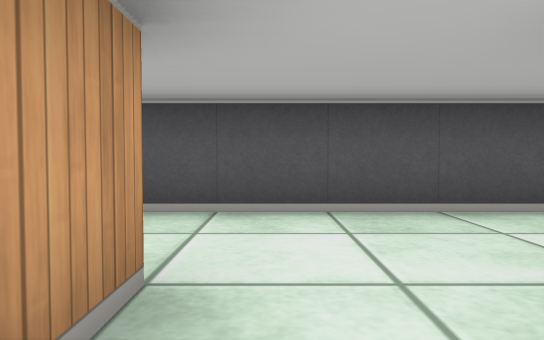
view 1 (above)

16 first-person views from a walk through a cub3D maze. The camera is about half as high as the walls, tilts 2° down and sees 70° across. The floor is counted in squares. Each view is taken from the middle of a square. On the plan, view 1 faces up. The plan holds only what a view shows up to about 9 squares ahead; the rest is blank.

view 2
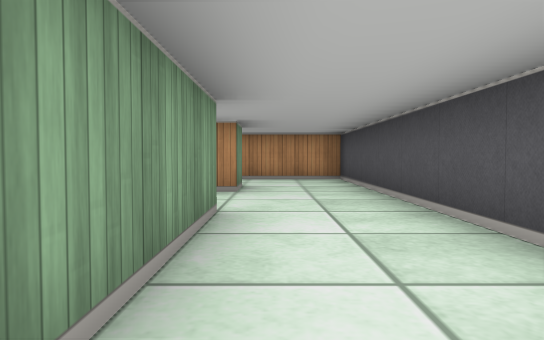

view 3
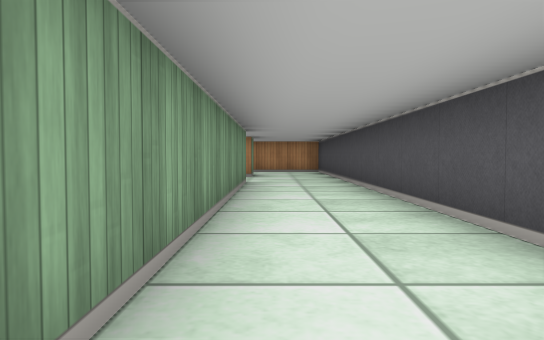

view 4
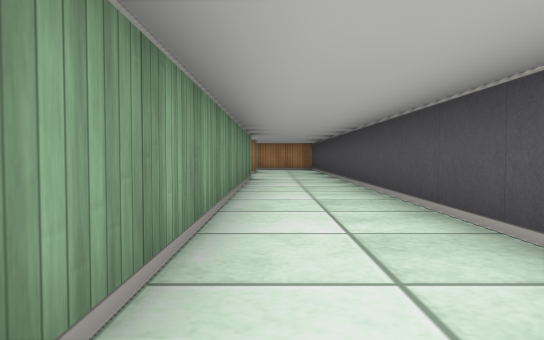

view 5
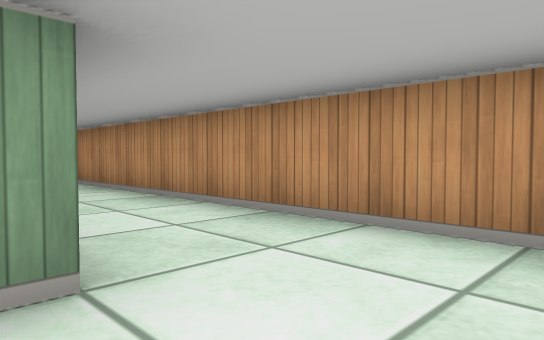

view 6
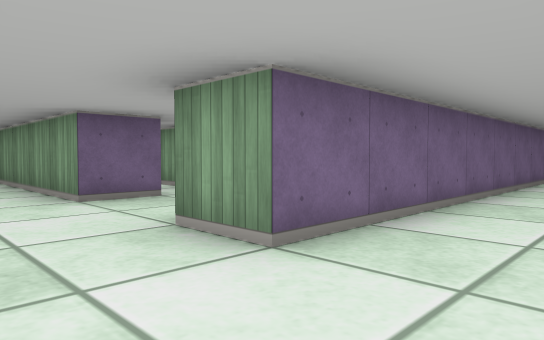

view 7
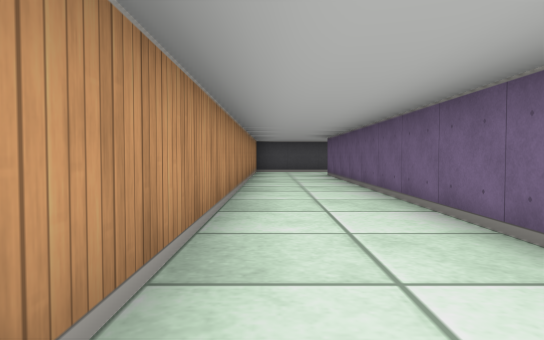

view 8
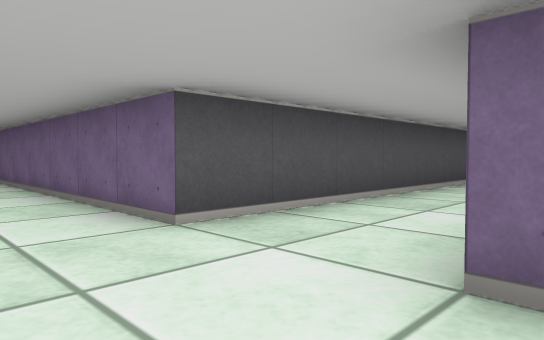

view 9
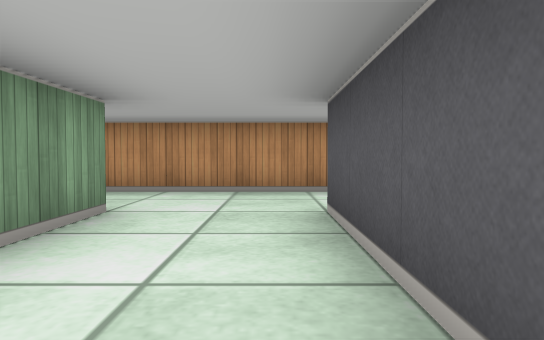

view 10
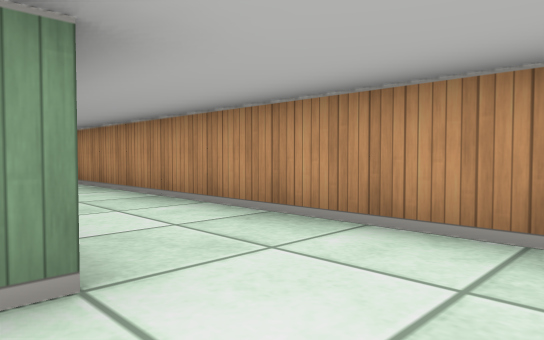

view 11
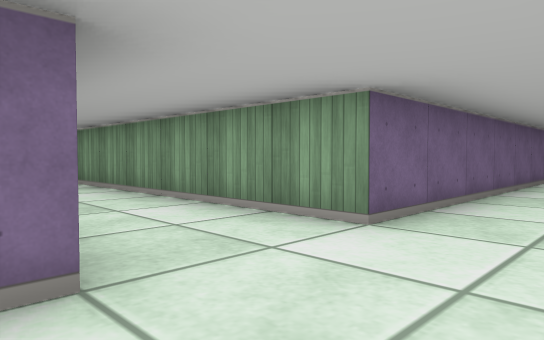

view 12
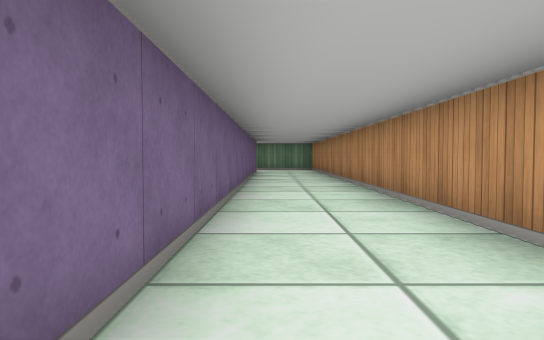

view 13
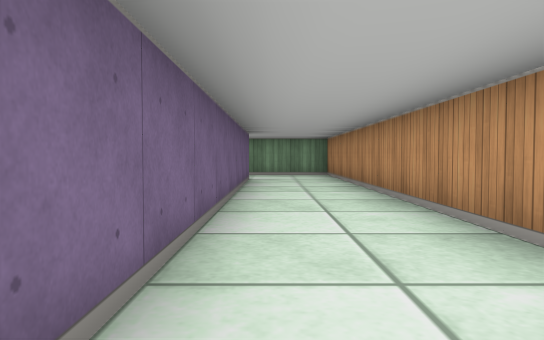

view 14
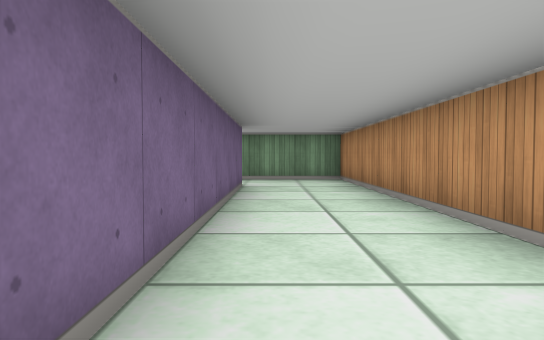

view 15
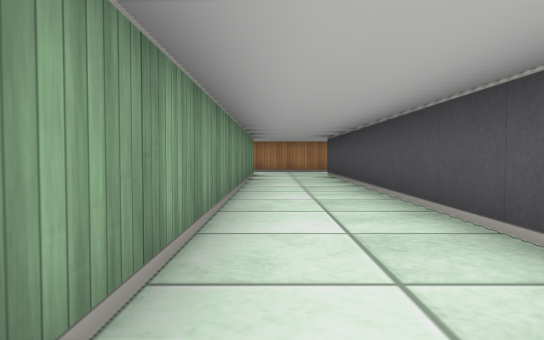

view 16
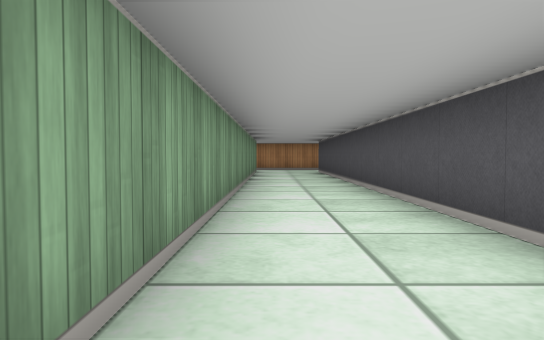

### Floor plan
Points are (right, up) in squares from view 1. A wall is a line through its corners. A room is listed if a view was taken in it or the views show most of it. See-through windows are left out.
Room 1 (view 1)
walls: (2.8, -0.5) (3.4, -0.5); (1.5, 0.4) (1.5, 1.5); (-0.5, 1.5) (-0.5, 0.6)
ways out: opening at (0.5, 1) to room 2
Room 2 (views 2, 3, 4, 5, 6, 7, 8, 9, 10, 11, 12, 13, 14, 15, 16)
walls: (8.9, -10.5) (-1.5, -10.5) (-1.5, 1.5) (-0.5, 1.5); (8.9, 3.5) (-3.5, 3.5) (-3.5, -8.4); (1.5, 1.5) (10.4, 1.5); (-3.5, -10.1) (-3.5, -29.5) (-1.2, -29.5); (-1.5, -27.4) (-1.5, -12.5) (10.4, -12.5)
ways out: opening at (0.5, 1) to room 1; opening at (-1, -28.5)

Where each view was taken, in squares from view 1:
view 1: 0 up, 0 right, facing up
view 2: 2 up, 5 right, facing left
view 3: 2 up, 9 right, facing left
view 4: 2 up, 11 right, facing left
view 5: 3 up, 1 left, facing down-left
view 6: 3 up, 3 left, facing down-right
view 7: 9 down, 3 left, facing up
view 8: 13 down, 3 left, facing up-right
view 9: 11 down, 2 right, facing left
view 10: 11 down, 1 left, facing down-left
view 11: 10 down, 3 left, facing down-right
view 12: 15 down, 2 left, facing down
view 13: 19 down, 2 left, facing down
view 14: 21 down, 2 left, facing down
view 15: 12 down, 9 right, facing left
view 16: 12 down, 11 right, facing left
